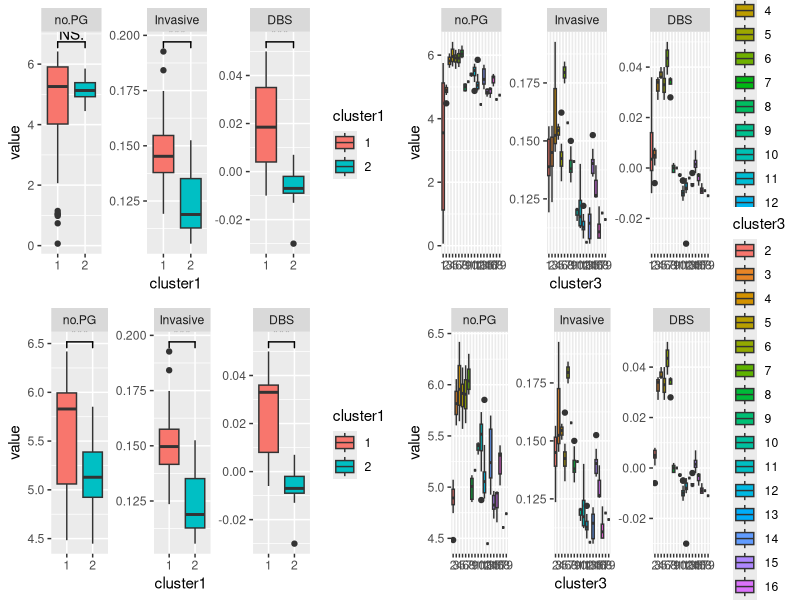

Write R code to recreate this figure.
# Script to make figure 1 boxplot in phylogeny of S. Typhimurium with associated population
# variation in PG (HACS), mean DBS and Invasivness Index for 1st and 3rd population levels
# This scipt suses the HACS values from phylogeny plot
options(stringsAsFactors = FALSE)

library(reshape2)
library(ggplot2)
library(ggpubr)
library(ggsignif)
library(gridExtra)

#### LOAD DATA ####

baps.data <- read.table("../baps_data_3lev.txt",
                        sep = "\t", header = TRUE)

HACS.data <- read.table("loss_of_function_genes-SL1344.tsv",
                          sep = " ", header = FALSE)

invasivness.data <- read.table("mapping_votes.csv",
                         sep = ",", header = TRUE)

dbs.score <- read.table("DBS-SL1344.tsv", sep = "\n", header = F, comment.char = "")

#### Clean Data ####

#HACS data

HACS.data <- HACS.data[,-4]
colnames(HACS.data) <- c("V2","no.PG", "no.Genes")
HACS.data$V2 <- sub(".*/SL1344_snippy_*(.*?)/results.*", "\\1", HACS.data$V2)
HACS.data$V2 <- as.character(HACS.data$V2)
HACS.data$no.PG <- as.numeric(HACS.data$no.PG)
HACS.data$no.Genes <- as.numeric(HACS.data$no.Genes)
HACS.data$ratio <- HACS.data$no.PG / (HACS.data$no.Genes -2) * 100
HACS.data <- HACS.data[,-(2:3)]


# DBS data
dbs.split <- sapply(dbs.score, function(x) strsplit(x, ":"))
dbs.mean <- lapply(dbs.split, '[', 2)
dbs.mean <- gsub(" SD", "", dbs.mean)
dbs.mean <- as.numeric(gsub(" ", "", dbs.mean))
dbs.mean <- round(as.numeric(as.character(dbs.mean)),3)
dbs.num <- lapply(dbs.split, '[', 1)
dbs.num <- lapply(dbs.num, function(x) strsplit(x, "_"))
dbs.num <- unlist(dbs.num, recursive = F)
dbs.num <- lapply(dbs.num, '[', 2)
dbs.num <- gsub("/SL1344", "", dbs.num)
dbs.res <- as.data.frame(cbind(dbs.num, dbs.mean))
colnames(dbs.res) <- c("ID","DBS")

# BAPS data
colnames(baps.data) <- c("SampleID","Row", "X1.layer.clusterID", "level1","level2","level3" )

# Change sample names
baps.data$SampleID[grep("mysnps_rep_", baps.data$SampleID)] <-
  sapply(baps.data$SampleID[grep("mysnps_rep_", baps.data$SampleID)],
         function(x) as.numeric(gsub("mysnps_rep_","", x))+120)

# Change sample names
baps.data$SampleID[grep("mysnps_", baps.data$SampleID)] <-
  sapply(baps.data$SampleID[grep("mysnps_", baps.data$SampleID)],
         function(x) as.numeric(gsub("mysnps_","", x)))



#### Merge and Prepare Data ####

merge.data <- merge(baps.data[,c(1,4,6)], HACS.data, by.x = "SampleID", by.y = "V2")
merge.data <- merge(merge.data, invasivness.data[,c(1,3)], by.x = "SampleID", by.y = "Strain", all = T)
merge.data <- merge(merge.data, dbs.res, by.x = "SampleID", by.y = "ID", all = T)

merge.data <- merge.data[, -1]

colnames(merge.data) <- c("cluster1", "cluster3", "no.PG", "Invasive", "DBS" )

merge.data$cluster3 <- as.character(merge.data$cluster3)
merge.data$cluster1 <- as.character(merge.data$cluster1)
merge.data$DBS <- as.numeric(as.character(merge.data$DBS))
# remove NAs
merge.data <- merge.data[complete.cases(merge.data),]


# flatten data for ggplot
flat.data <- melt(merge.data)
# add levels to order data
flat.data$cluster3 <- factor(flat.data$cluster3, levels = c("1","2","3", "4", "5", "6", "7", "8", "9", "10", "11", "12", "13", "14", "15", "16", "17", "18", "19"))
flat.data$cluster1 <- factor(flat.data$cluster1, levels = c("1","2"))

flat.data.no1 <- flat.data[flat.data$cluster3 != 1,]

#### plot figures ###

p1 <- ggplot(flat.data, aes(x=cluster3,y=value,fill=cluster3)) + geom_boxplot() + facet_wrap(~variable, scales = "free") #+

p2 <- ggplot(flat.data, aes(x=cluster1,y=value,fill=cluster1)) + geom_boxplot() + facet_wrap(~variable, scales = "free") +
    geom_signif(comparisons = list(c("1","2")),
                 map_signif_level=TRUE, test = "t.test")

p3 <- ggplot(flat.data.no1, aes(x=cluster3,y=value,fill=cluster3)) + geom_boxplot() + facet_wrap(~variable, scales = "free") #+

p4 <- ggplot(flat.data.no1, aes(x=cluster1,y=value,fill=cluster1)) + geom_boxplot() + facet_wrap(~variable, scales = "free") +
  geom_signif(comparisons = list(c("1","2")),
              map_signif_level=TRUE, test = "t.test")

# arange two plots on grid
plots <- grid.arrange(p2, p1, p4, p3)
#save plot
ggsave("boxplots-5.pdf",plot = plots,  width = 800, height = 400, units = "mm",
       dpi = 600, bg = "transparent")
